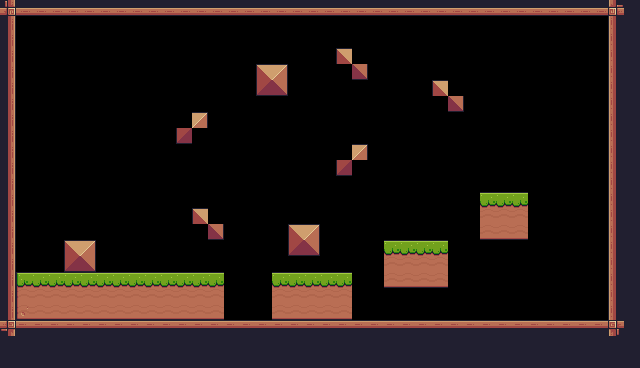

Below is a game level as drawn by its tile map, then a one-line description and the .tmx file that defines it, in full:
An orthogonal 40x23 tile map with 16x16 px tiles, 1 tile layer (Background) and 1 object (Player).

<map version="1.10" tiledversion="1.10.2" orientation="orthogonal" renderorder="right-down" width="40" height="23" tilewidth="16" tileheight="16" infinite="0" nextlayerid="3" nextobjectid="3">
 <tileset firstgid="1" source="Pixel Adventure.tsx" />
 <layer id="1" name="Background" width="40" height="23">
  <data encoding="csv">
135,134,134,134,134,134,134,134,134,134,134,134,134,134,134,134,134,134,134,134,134,134,134,134,134,134,134,134,134,134,134,134,134,134,134,134,134,134,133,24,
113,0,0,0,0,0,0,0,0,0,0,0,0,0,0,0,0,0,0,0,0,0,0,0,0,0,0,0,0,0,0,0,0,0,0,0,0,0,111,24,
113,0,0,0,0,0,0,0,0,0,0,0,0,0,0,0,0,0,0,0,0,0,0,0,0,0,0,0,0,0,0,0,0,0,0,0,0,0,111,24,
113,0,0,0,0,0,0,0,0,0,0,0,0,0,0,0,0,0,0,0,0,36,0,0,0,0,0,0,0,0,0,0,0,0,0,0,0,0,111,24,
113,0,0,0,0,0,0,0,0,0,0,0,0,0,0,0,36,37,0,0,0,0,59,0,0,0,0,0,0,0,0,0,0,0,0,0,0,0,111,24,
113,0,0,0,0,0,0,0,0,0,0,0,0,0,0,0,58,59,0,0,0,0,0,0,0,0,0,36,0,0,0,0,0,0,0,0,0,0,111,24,
113,0,0,0,0,0,0,0,0,0,0,0,0,0,0,0,0,0,0,0,0,0,0,0,0,0,0,0,59,0,0,0,0,0,0,0,0,0,111,24,
113,0,0,0,0,0,0,0,0,0,0,0,37,0,0,0,0,0,0,0,0,0,0,0,0,0,0,0,0,0,0,0,0,0,0,0,0,0,111,24,
113,0,0,0,0,0,0,0,0,0,0,58,0,0,0,0,0,0,0,0,0,0,0,0,0,0,0,0,0,0,0,0,0,0,0,0,0,0,111,24,
113,0,0,0,0,0,0,0,0,0,0,0,0,0,0,0,0,0,0,0,0,0,37,0,0,0,0,0,0,0,0,0,0,0,0,0,0,0,111,24,
113,0,0,0,0,0,0,0,0,0,0,0,0,0,0,0,0,0,0,0,0,58,0,0,0,0,0,0,0,0,0,0,0,0,0,0,0,0,111,24,
113,0,0,0,0,0,0,0,0,0,0,0,0,0,0,0,0,0,0,0,0,0,0,0,0,0,0,0,0,0,0,0,0,0,0,0,0,0,111,24,
113,0,0,0,0,0,0,0,0,0,0,0,0,0,0,0,0,0,0,0,0,0,0,0,0,0,0,0,0,0,8,8,8,0,0,0,0,0,111,24,
113,0,0,0,0,0,0,0,0,0,0,0,36,0,0,0,0,0,0,0,0,0,0,0,0,0,0,0,0,0,30,30,30,0,0,0,0,0,111,24,
113,0,0,0,0,0,0,0,0,0,0,0,0,59,0,0,0,0,36,37,0,0,0,0,0,0,0,0,0,0,52,52,52,0,0,0,0,0,111,24,
113,0,0,0,36,37,0,0,0,0,0,0,0,0,0,0,0,0,58,59,0,0,0,0,8,8,8,8,0,0,0,0,0,0,0,0,0,0,111,24,
113,0,0,0,58,59,0,0,0,0,0,0,0,0,0,0,0,0,0,0,0,0,0,0,30,30,30,30,0,0,0,0,0,0,0,0,0,0,111,24,
113,7,8,8,8,8,8,8,8,8,8,8,8,8,0,0,0,8,8,8,8,8,0,0,52,52,52,52,0,0,0,0,0,0,0,0,0,0,111,24,
113,29,30,30,30,30,30,30,30,30,30,30,30,30,0,0,0,30,30,30,30,30,0,0,0,0,0,0,0,0,0,0,0,0,0,0,0,0,111,24,
113,51,52,52,52,52,52,52,52,52,52,52,52,52,0,0,0,52,52,52,52,52,0,0,0,0,0,0,0,0,0,0,0,0,0,0,0,0,111,24,
91,90,90,90,90,90,90,90,90,90,90,90,90,90,90,90,90,90,90,90,90,90,90,90,90,90,90,90,90,90,90,90,90,90,90,90,90,90,89,24,
24,24,24,24,24,24,24,24,24,24,112,24,24,24,24,24,24,24,24,24,24,24,24,24,24,24,24,24,24,112,24,24,24,24,24,24,24,24,24,24,
24,24,24,24,24,24,24,24,24,24,112,24,24,24,24,24,24,24,24,24,24,24,24,24,24,24,24,24,24,24,24,24,24,24,24,24,24,24,24,24
</data>
 </layer>
 <objectgroup id="2" name="Spawnpoints">
  <object id="2" name="Player" type="Player" x="113" y="240" width="32" height="32" />
 </objectgroup>
</map>
